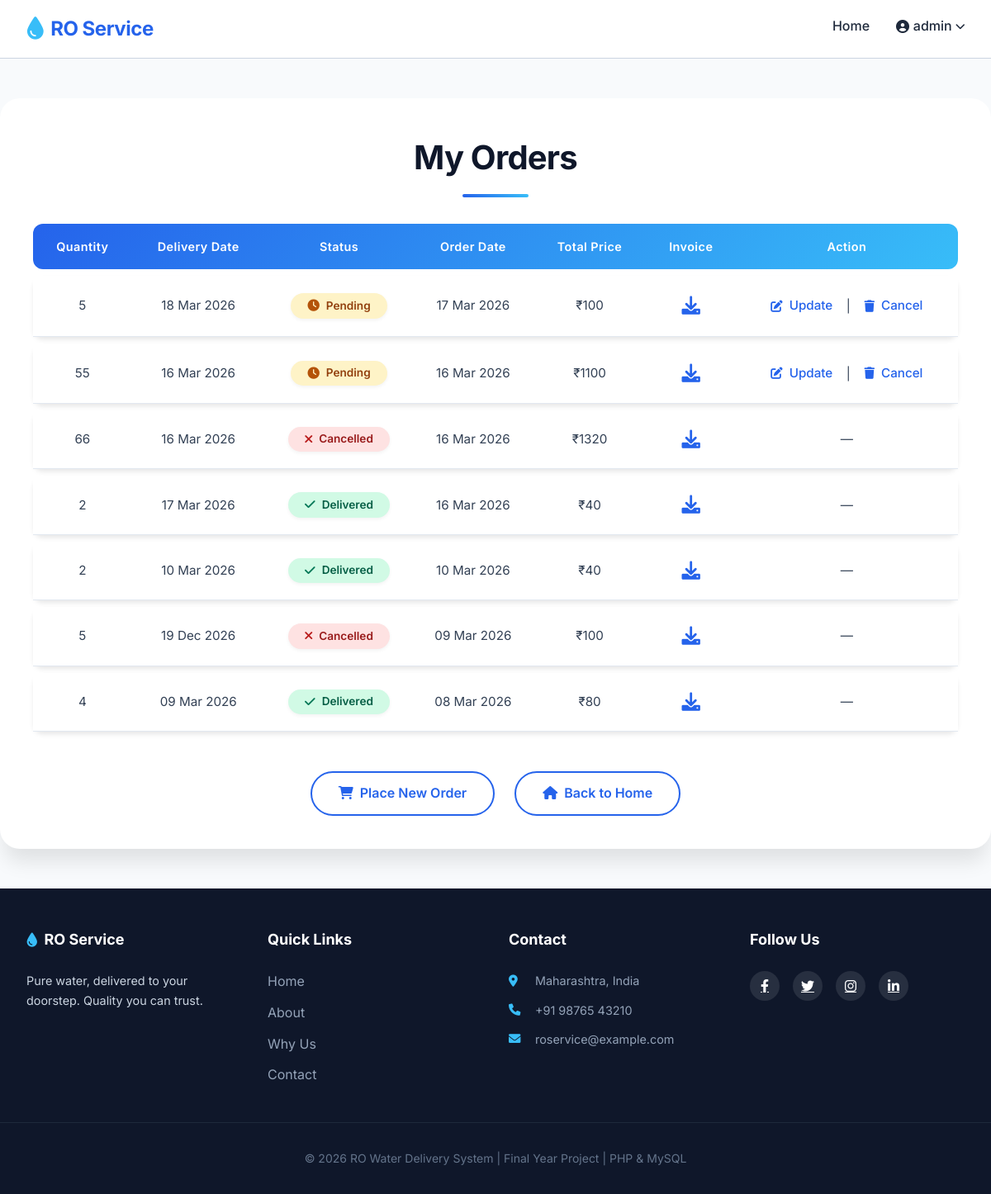
Page /index.php?page=order-history (signed in) on the earlier database version.
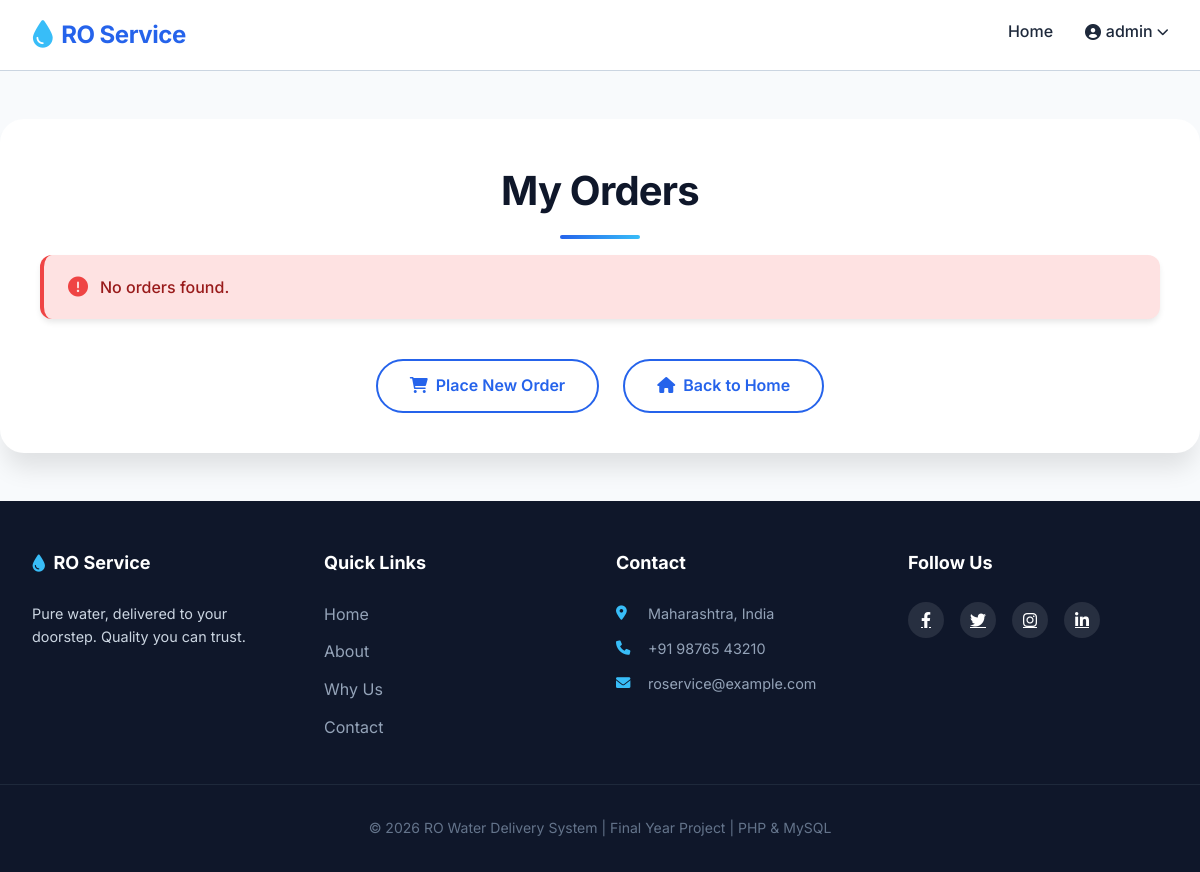
Same page on the later database version.
### tables this page shows
CREATE TABLE `orders` (
  `id` INT NOT NULL AUTO_INCREMENT,
  `customer_id` INT NOT NULL,
  `quantity` INT NOT NULL,
  `status` ENUM('pending','delivered','cancelled') NOT NULL DEFAULT 'pending',
  `order_date` TIMESTAMP NULL DEFAULT CURRENT_TIMESTAMP,
  `delivery_date` DATE NOT NULL,
  `address` TEXT NOT NULL,
  PRIMARY KEY (`id`),
  KEY `customer_id` (`customer_id`),
  CONSTRAINT `orders_ibfk_1` FOREIGN KEY (`customer_id`)
    REFERENCES `customers` (`id`) ON DELETE CASCADE
);

### public/pages/order-history.php (the view, shortened to what this page needs)
<?php
require_once __DIR__ . '/../../app/config/database.php';
$pricePerCan = 20;
$customerId = $_SESSION['customer_id'];
$stmt = $conn->prepare(
    "SELECT id, quantity, delivery_date, status, order_date
     FROM orders
     WHERE customer_id = :cid
     ORDER BY order_date DESC"
);
$stmt->execute([':cid' => $customerId]);
$orders = $stmt->fetchAll(PDO::FETCH_ASSOC);
?>
<section class="order-history-section">
    <h2>My Orders</h2>
    <?php if ($orders): ?>
        <table class="order-table">
            <thead>
                <tr>
                    <th>Quantity</th>
                    <th>Delivery Date</th>
                    <th>Status</th>
                    <th>Order Date</th>
                    <th>Total Price</th>
                    <th>Invoice</th>
                    <th>Action</th>
                </tr>
            </thead>
            <tbody>
                <?php foreach ($orders as $o): ?>
                    <tr>
                        <?php $totalPrice = $o['quantity'] * $pricePerCan; ?>
                        <td data-label="Quantity">
                            <?php echo $o['quantity']; ?>
                        </td>
                        <td data-label="Delivery Date">
                            <?php echo date("d M Y", strtotime($o['delivery_date'])); ?>
                        </td>
                        <td data-label="Status">
                            <span class="status <?php echo htmlspecialchars($o['status']); ?>">
                                <?php echo ucfirst($o['status']); ?>
                            </span>
                        </td>
                        <td data-label="Order Date">
                            <?php echo date("d M Y", strtotime($o['order_date'])); ?>
                        </td>
                        <td data-label="Total Price">
                            ₹<?php echo $totalPrice; ?>
                        </td>
                        <td data-label="Invoice">
                            <a href="index.php?page=invoice&order_id=<?php echo $o['id']; ?>"
                                class="invoice-link"
                                title="Download Invoice">
                                <i class="fa-solid fa-download"></i>
                            </a>
                        </td>
                        <td data-label="Action">
                            <?php if ($o['status'] === 'pending'): ?>
                                <a href="index.php?page=update-order&order_id=<?php echo $o['id']; ?>">
                                    Update
                                </a>
                                &nbsp;|&nbsp;
                                <a href="index.php?page=cancel-order&order_id=<?php echo $o['id']; ?>"
                                    onclick="return confirm('Are you sure you want to cancel this order?');">
                                    Cancel
                                </a>
                            <?php else: ?>
                                —
                            <?php endif; ?>
                        </td>
                    </tr>
                <?php endforeach; ?>
            </tbody>
        </table>
    <?php else: ?>
        <p class="error-message">No orders found.</p>
    <?php endif; ?>
    <div class="history-actions">
        <a href="index.php?page=order" class="back-link">Place New Order</a>
        <a href="index.php?page=home" class="back-link">Back to Home</a>
    </div>
</section>

### public/includes/header.php (shortened to what this page needs)
<?php
$page = $_GET['page'] ?? 'home';
?>
<!DOCTYPE html>
<html lang="en">
<head>
    <link rel="stylesheet" href="assets/css/style.css">
    <link rel="stylesheet" href="https://cdnjs.cloudflare.com/ajax/libs/font-awesome/6.0.0-beta3/css/all.min.css">
    <?php
    $cssMap = [
        'order'          => 'order.css',
        'order-history'  => 'order-history.css',
        'order-success'  => 'order-success.css',
        'update-order'   => 'order.css',
        'login'          => 'login-and-register.css',
        'register'       => 'login-and-register.css',
        'forgot-password' => 'login-and-register.css',
        'contact'        => 'contact.css',
        'invoice'        =>  'invoice.css',
        'change-password' => 'change-password.css',
    ];
    if (isset($cssMap[$page])) {
        echo '<link rel="stylesheet" href="assets/css/' . $cssMap[$page] . '">';
    }
    ?>
</head>
<body>

### public/includes/navbar.php (shortened to what this page needs)
<?php
$current_page = $_GET['page'] ?? 'home';
?>
<nav class="navbar">
    <div class="nav-container">
        <a href="index.php?page=home" class="logo">
            <i class="fas fa-droplet"></i> RO Service
        </a>
        <div class="nav-menu">
            <ul class="nav-links">
                <li><a href="index.php?page=home" class="<?= $current_page === 'home' ? 'active' : '' ?>">Home</a></li>
                <?php if (!isset($_SESSION['customer_id'])): ?>
                    <li><a href="index.php?page=login" class="<?= $current_page === 'login' ? 'active' : '' ?>">Login</a></li>
                    <li><a href="index.php?page=register" class="<?= $current_page === 'register' ? 'active' : '' ?>">Register</a></li>
                <?php else: ?>
                    <li class="dropdown">
                        <a href="#" class="dropdown-toggle">
                            <i class="fas fa-user-circle"></i>
                            <span class="user-name"><?= htmlspecialchars($_SESSION['customer_name'] ?? 'Account') ?></span>
                            <i class="fas fa-chevron-down dropdown-arrow"></i>
                        </a>
                    </li>
                <?php endif; ?>
            </ul>
        </div>
    </div>
</nav>

### public/index.php (shortened to what this page needs)
<?php
$allowed_pages = [
    'home',
    'login',
    'register',
    'logout',
    'order',
    'order-success',
    'order-history',
    'update-order',
    'cancel-order',
    'contact',
    'invoice',
    'change-password',
    'forgot-password'
];
?>
<?php include 'includes/header.php'; ?>
<?php include 'includes/navbar.php'; ?>
<main class="main-container">
    <?php
    if (in_array($page, $allowed_pages)) {
        include "pages/$page.php";
    } else {
        echo "<h2 style='text-align:center;'>Page Not Found</h2>";
    }
    ?>
</main>
<?php include 'includes/footer.php'; ?>

### public/includes/footer.php (shortened to what this page needs)
<footer class="footer">
    <div class="footer-container">
        <div class="footer-col">
            <h4><i class="fas fa-droplet"></i> RO Service</h4>
            <p>Pure water, delivered to your doorstep. Quality you can trust.</p>
        </div>
        <div class="footer-col">
            <h4>Quick Links</h4>
            <ul>
                <li><a href="index.php?page=home">Home</a></li>
                <li><a href="#about">About</a></li>
                <li><a href="#why">Why Us</a></li>
                <li><a href="#contact">Contact</a></li>
            </ul>
        </div>
        <div class="footer-col">
            <h4>Contact</h4>
            <ul class="contact-info">
                <li><i class="fas fa-map-marker-alt"></i> Maharashtra, India</li>
                <li><i class="fas fa-phone"></i> +91 98765 43210</li>
                <li><i class="fas fa-envelope"></i> roservice@example.com</li>
            </ul>
        </div>
        <div class="footer-col">
            <h4>Follow Us</h4>
            <div class="social-links">
                <a href="#"><i class="fab fa-facebook-f"></i></a>
                <a href="#"><i class="fab fa-twitter"></i></a>
                <a href="#"><i class="fab fa-instagram"></i></a>
                <a href="#"><i class="fab fa-linkedin-in"></i></a>
            </div>
        </div>
    </div>
    <div class="footer-bottom">
        <p>© 2026 RO Water Delivery System | Final Year Project | PHP & MySQL</p>
    </div>
</footer>
</body>
</html>

### public/assets/css/style.css (style rules this page uses)
:root { --primary: #2563eb; --primary-dark: #1d4ed8; --secondary: #0f172a; --accent: #38bdf8; --black: #000000; --white: #ffffff; --gray-100: #f8f9fa; --gray-200: #e9ecef; --gray-300: #dee2e6; --gray-400: #ced4da; --gray-500: #adb5bd; --gray-600: #6c757d; --gray-700: #495057; --gray-800: #343a40; --gray-900: #212529; --shadow: 0 10px 25px -5px rgba(0, 0, 0, 0.1); --shadow-md: 0 4px 6px -1px rgba(0, 0, 0, 0.1), 0 2px 4px -2px rgba(0, 0, 0, 0.1); --shadow-lg: 0 20px 40px -10px rgba(0, 0, 0, 0.15); --radius: 1rem; --radius-sm: 0.5rem; }
* { margin: 0; padding: 0; box-sizing: border-box; }
html { scroll-behavior: smooth; }
body { font-family: 'Inter', system-ui, -apple-system, sans-serif; background-color: var(--white); color: var(--gray-900); line-height: 1.6; }
.navbar { background: rgba(255, 255, 255, 0.95); backdrop-filter: blur(8px); border-bottom: 1px solid var(--gray-300); position: sticky; top: 0; z-index: 100; }
.nav-container { max-width: 1200px; margin: 0 auto; padding: 1rem 2rem; display: flex; justify-content: space-between; align-items: center; }
.logo { font-size: 1.5rem; font-weight: 700; color: var(--primary); text-decoration: none; letter-spacing: -0.02em; display: flex; align-items: center; gap: 0.5rem; }
.logo i { font-size: 1.8rem; color: var(--accent); }
.nav-links { display: flex; gap: 2rem; list-style: none; }
.nav-links a { text-decoration: none; font-weight: 500; color: var(--gray-800); transition: color 0.2s; border-bottom: 2px solid transparent; padding-bottom: 0.25rem; display: flex; align-items: center; gap: 0.3rem; }
.dropdown { position: relative; }
.dropdown-toggle { display: flex; align-items: center; gap: 0.25rem; }
.dropdown-arrow { font-size: 0.75rem; transition: transform 0.3s; }
section { padding: 5rem 0; }
.footer { background: var(--gray-900); color: var(--gray-300); padding: 3rem 0 0; }
.footer-container { max-width: 1200px; margin: 0 auto; padding: 0 2rem; display: grid; grid-template-columns: repeat(auto-fit, minmax(200px, 1fr)); gap: 2rem; }
.footer-col h4 { color: var(--white); margin-bottom: 1.5rem; font-size: 1.125rem; display: flex; align-items: center; gap: 0.5rem; }
.footer-col h4 i { color: var(--accent); }
.footer-col p { font-size: 0.9rem; line-height: 1.6; margin-bottom: 1rem; }
.footer-col ul { list-style: none; padding: 0; }
.footer-col ul li { margin-bottom: 0.75rem; }
.footer-col ul li a { color: var(--gray-400); text-decoration: none; transition: color 0.3s; display: flex; align-items: center; gap: 0.5rem; }
.contact-info li { display: flex; align-items: center; gap: 0.75rem; color: var(--gray-400); font-size: 0.9rem; }
.contact-info i { color: var(--accent); width: 1.25rem; }
.social-links { display: flex; gap: 1rem; }
.social-links a { display: flex; align-items: center; justify-content: center; width: 36px; height: 36px; background: rgba(255, 255, 255, 0.1); border-radius: 50%; color: var(--white); transition: all 0.3s; }
.footer-bottom { text-align: center; padding: 2rem; border-top: 1px solid var(--gray-800); margin-top: 2rem; font-size: 0.875rem; color: var(--gray-500); }

Differences in the rows shown:
removed orders: quantity "5", delivery_date "18 Mar 2026", status "Pending", order_date "17 Mar 2026", quantity "100"
removed orders: quantity "55", delivery_date "16 Mar 2026", status "Pending", order_date "16 Mar 2026", quantity "1100"
removed orders: quantity "66", delivery_date "16 Mar 2026", status "Cancelled", order_date "16 Mar 2026", quantity "1320"
removed orders: quantity "2", delivery_date "17 Mar 2026", status "Delivered", order_date "16 Mar 2026", quantity "40"
removed orders: quantity "2", delivery_date "10 Mar 2026", status "Delivered", order_date "10 Mar 2026", quantity "40"
removed orders: quantity "5", delivery_date "19 Dec 2026", status "Cancelled", order_date "09 Mar 2026", quantity "100"
removed orders: quantity "4", delivery_date "09 Mar 2026", status "Delivered", order_date "08 Mar 2026", quantity "80"
Other differences:
text no longer shown: "Quantity Delivery Date Status Order Date Total Price Invoice Action"
text now shown: "No orders found."
